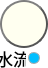
               <widget class="QWidget" name="waterBrush" native="true">
                <property name="minimumSize">
                 <size>
                  <width>48</width>
                  <height>68</height>
                 </size>
                </property>
                <property name="maximumSize">
                 <size>
                  <width>48</width>
                  <height>68</height>
                 </size>
                </property>
                <property name="styleSheet">
                 <string notr="true">background: transparent;</string>
                </property>
                <layout class="QVBoxLayout" name="verticalLayout_13">
                 <property name="leftMargin">
                  <number>0</number>
                 </property>
                 <property name="topMargin">
                  <number>0</number>
                 </property>
                 <property name="rightMargin">
                  <number>0</number>
                 </property>
                 <property name="bottomMargin">
                  <number>0</number>
                 </property>
                 <item>
                  <widget class="QPushButton" name="waterIcon">
                   <property name="sizePolicy">
                    <sizepolicy hsizetype="Fixed" vsizetype="Fixed">
                     <horstretch>0</horstretch>
                     <verstretch>0</verstretch>
                    </sizepolicy>
                   </property>
                   <property name="minimumSize">
                    <size>
                     <width>48</width>
                     <height>48</height>
                    </size>
                   </property>
                   <property name="maximumSize">
                    <size>
                     <width>48</width>
                     <height>48</height>
                    </size>
                   </property>
                   <property name="styleSheet">
                    <string notr="true">border: 2px solid #555;
border-radius: 24px;
border-style: outset;
background-color: #FFFFF0;</string>
                   </property>
                   <property name="text">
                    <string/>
                   </property>
                   <property name="icon">
                    <iconset>
                     <normaloff>resource/icon/river.png</normaloff>resource/icon/river.png</iconset>
                   </property>
                   <property name="iconSize">
                    <size>
                     <width>36</width>
                     <height>36</height>
                    </size>
                   </property>
                  </widget>
                 </item>
                 <item>
                  <widget class="QWidget" name="waterLabel" native="true">
                   <property name="minimumSize">
                    <size>
                     <width>40</width>
                     <height>20</height>
                    </size>
                   </property>
                   <property name="maximumSize">
                    <size>
                     <width>40</width>
                     <height>20</height>
                    </size>
                   </property>
                   <layout class="QHBoxLayout" name="horizontalLayout_6">
                    <property name="leftMargin">
                     <number>0</number>
                    </property>
                    <property name="topMargin">
                     <number>0</number>
                    </property>
                    <property name="rightMargin">
                     <number>0</number>
                    </property>
                    <property name="bottomMargin">
                     <number>0</number>
                    </property>
                    <item>
                     <widget class="QLabel" name="waterText">
                      <property name="minimumSize">
                       <size>
                        <width>26</width>
                        <height>20</height>
                       </size>
                      </property>
                      <property name="maximumSize">
                       <size>
                        <width>26</width>
                        <height>20</height>
                       </size>
                      </property>
                      <property name="font">
                       <font>
                        <pointsize>13</pointsize>
                        <weight>50</weight>
                        <bold>false</bold>
                       </font>
                      </property>
                      <property name="text">
                       <string>水流</string>
                      </property>
                      <property name="alignment">
                       <set>Qt::AlignCenter</set>
                      </property>
                     </widget>
                    </item>
                    <item>
                     <widget class="QLabel" name="waterColor">
                      <property name="sizePolicy">
                       <sizepolicy hsizetype="Preferred" vsizetype="Preferred">
                        <horstretch>0</horstretch>
                        <verstretch>0</verstretch>
                       </sizepolicy>
                      </property>
                      <property name="minimumSize">
                       <size>
                        <width>12</width>
                        <height>12</height>
                       </size>
                      </property>
                      <property name="maximumSize">
                       <size>
                        <width>12</width>
                        <height>12</height>
                       </size>
                      </property>
                      <property name="font">
                       <font>
                        <pointsize>13</pointsize>
                        <weight>50</weight>
                        <bold>false</bold>
                       </font>
                      </property>
                      <property name="styleSheet">
                       <string notr="true">border: 1px solid #AAA;
border-radius: 6px;
border-style: solid;
background-color: #00BFFF;</string>
                      </property>
                      <property name="text">
                       <string/>
                      </property>
                      <property name="alignment">
                       <set>Qt::AlignCenter</set>
                      </property>
                     </widget>
                    </item>
                   </layout>
                  </widget>
                 </item>
                </layout>
               </widget>
